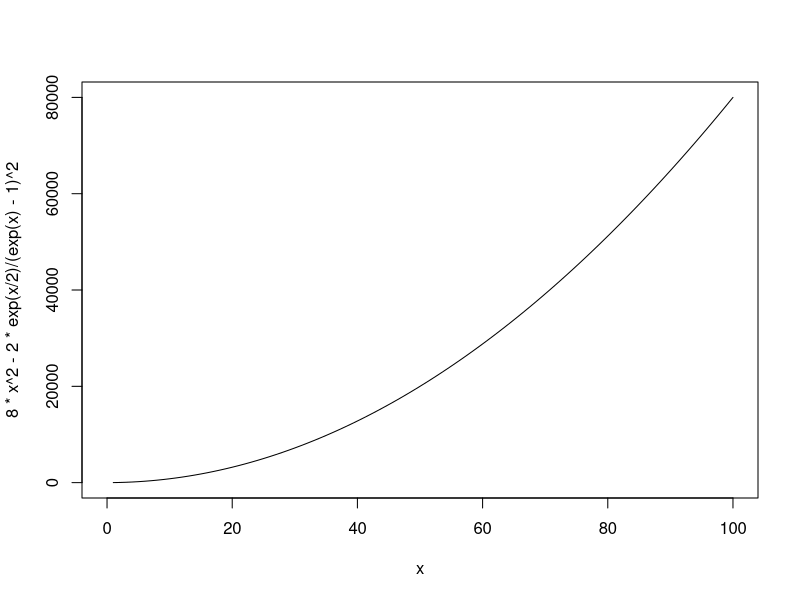
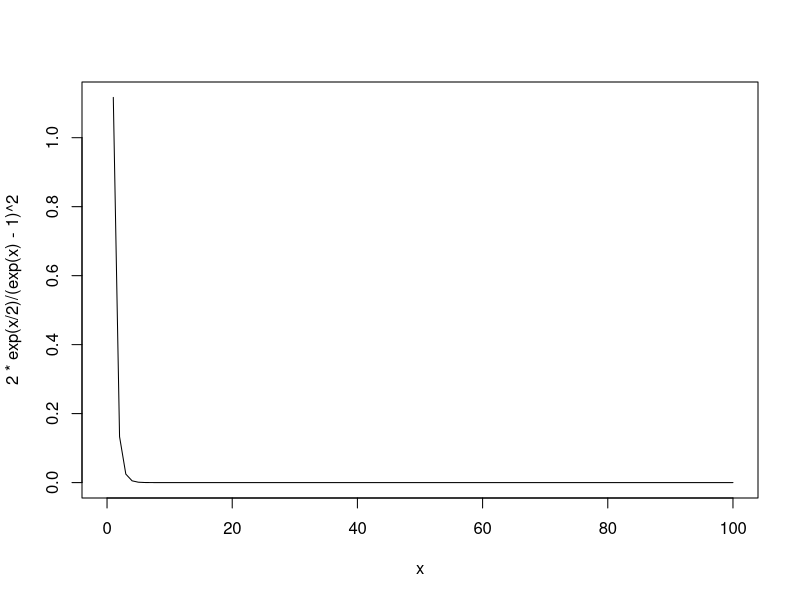

Here is the R script that generated these plots, in order: (Note: this script raises an error after producing the figures.)
curve( 8 * x^2 - 2 * exp(x/2) / ( exp(x) -1 )^2, from=0, to = 100)
curve(2 * exp(x/2) / ( exp(x) -1 )^2, from=0, to = 100)

var(noise.conti(100000,25, 0.5))

sd(nc)
mean(nd)
sd(nd)
mean(nd)
noise.vairance.theoretic.discrete(dim = 20^2, alpha = 2)
noise.vairance.theoretic.conti(dim = 20^2, alpha = 2)
var(noise.discrete(1000,20^4, 2))
var(noise.conti(1000,20^4, 2))


curve(noise.vairance.theoretic.conti(dim = 5^2, alpha = x), col = "red")
curve(noise.vairance.theoretic.discrete(dim = 5^2, alpha = x), col = "blue", add = TRUE)



curve(noise.vairance.theoretic.conti(dim = 10^2, alpha = x), col = "red", from = 0, to = 10)
curve(noise.vairance.theoretic.discrete(dim = 10^2, alpha = x), col = "blue", add = TRUE, from = 0, to = 10)

curve(noise.vairance.theoretic.conti(dim = 2, alpha = x)-noise.vairance.theoretic.discrete(dim = 10^2, alpha = x), col = "red", from = 0, to = 1)
